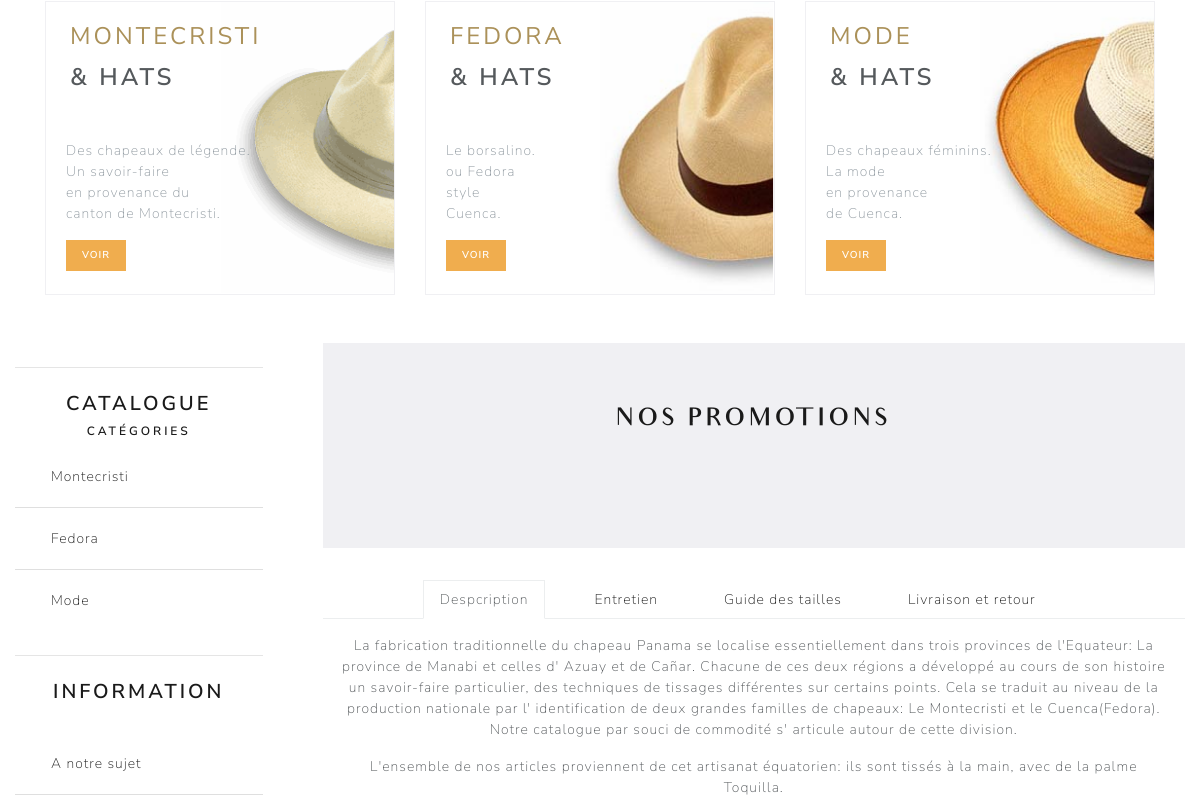
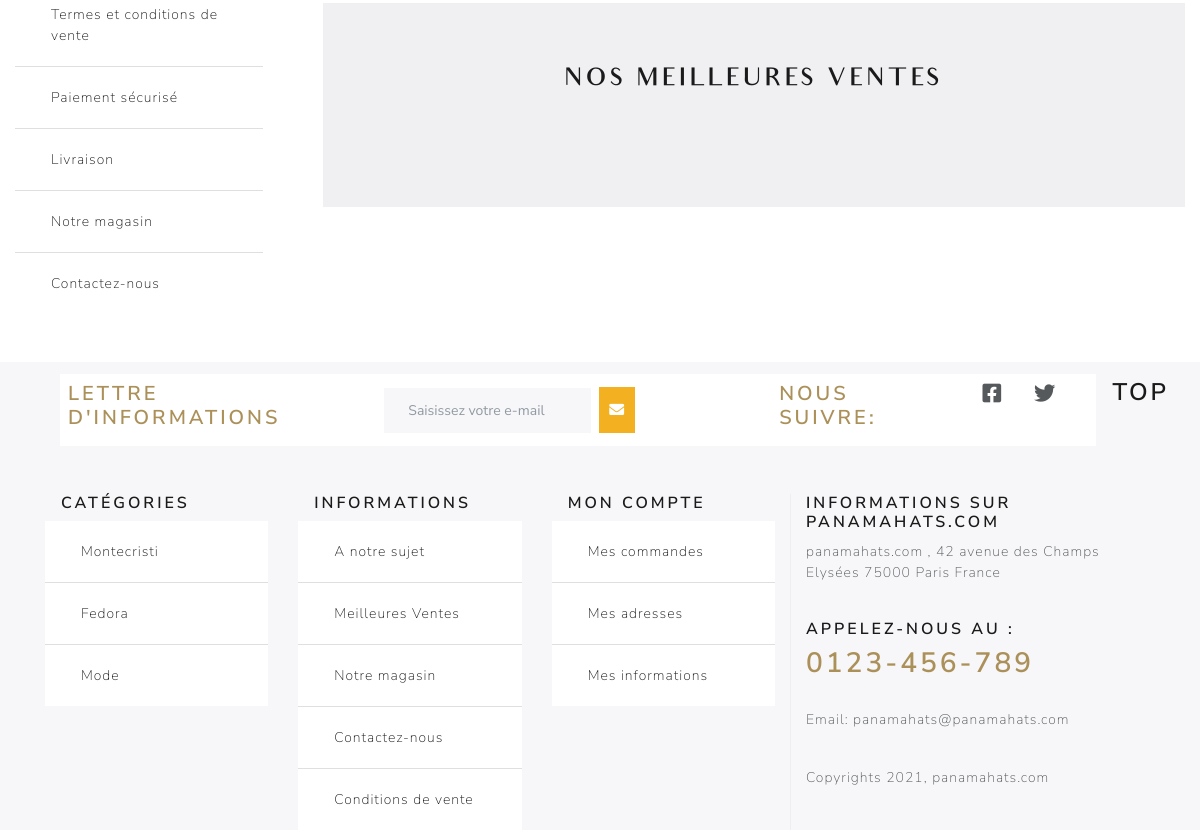
/ (lower part), run on an earlier commit of the app's database (2 pictures, top to bottom).
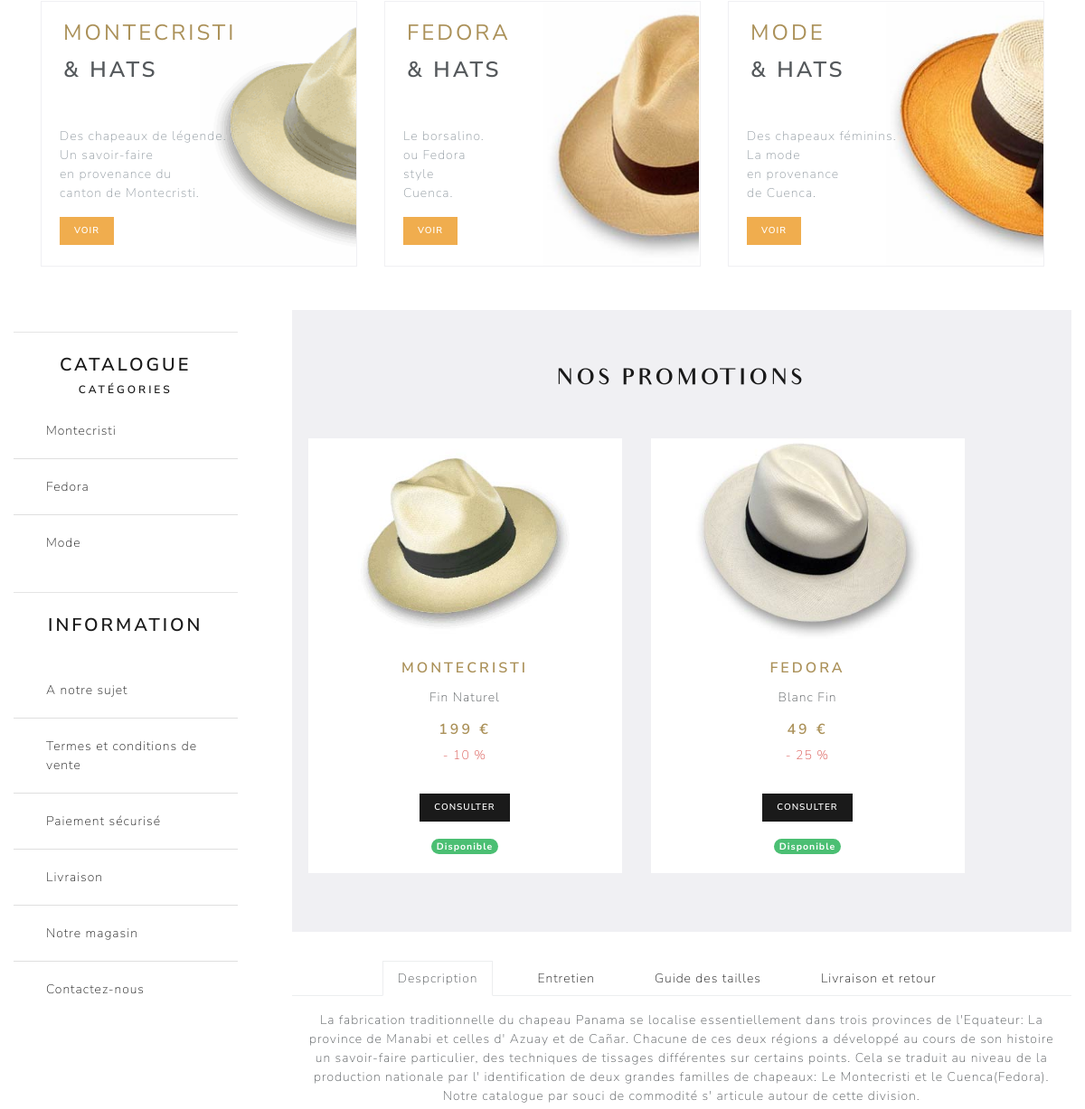
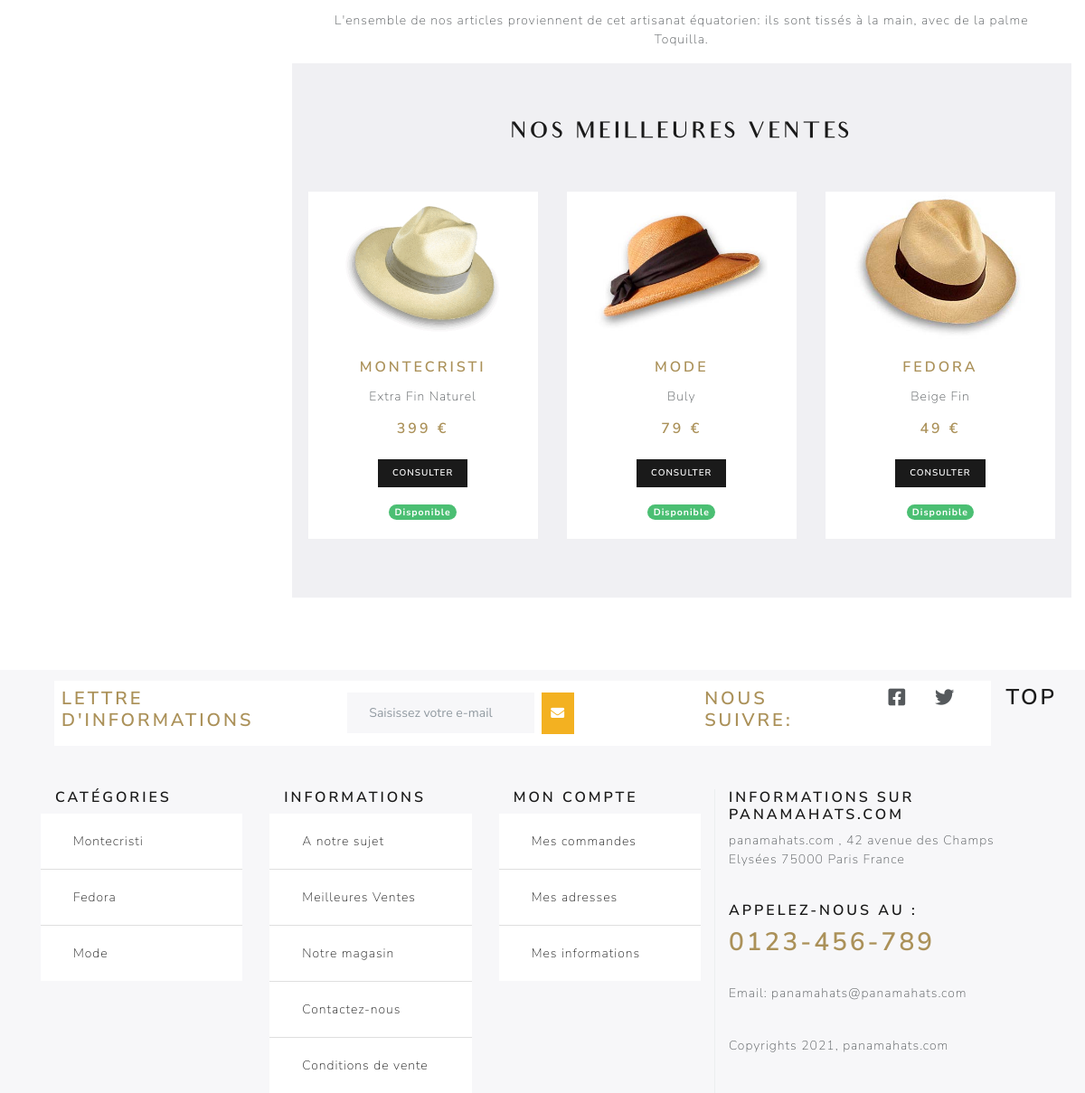
And on a later commit of the database (2 pictures, top to bottom).
### tables this page shows
CREATE TABLE IF NOT EXISTS `article` (
  `id_article` int(11) NOT NULL AUTO_INCREMENT,
  `id_produit` int(10) NOT NULL,
  `id_taille` int(11) NOT NULL,
  `id_couleur` int(10) NOT NULL,
  `date_registre` date NOT NULL,
  `remise` int(10) DEFAULT NULL,
  `quantite` int(10) NOT NULL,
  PRIMARY KEY (`id_article`)
);

CREATE TABLE IF NOT EXISTS `produit` (
  `id_produit` int(11) NOT NULL AUTO_INCREMENT,
  `origine_produit` varchar(50) NOT NULL,
  `categorie_produit` varchar(50) NOT NULL,
  `genre_produit` varchar(50) NOT NULL,
  `nom_produit` varchar(50) NOT NULL,
  `image_produit` varchar(50) NOT NULL,
  `prix_produit` double NOT NULL,
  PRIMARY KEY (`id_produit`)
);

### libraries/Database.php (called while the page is built, shortened)
<?php
    class Database {
        private $dbHost = 'localhost';
        private $dbUser ='root';
        private $dbPass = '';
        private $dbName = 'boutique';
        private $statement;
        private $dbHandler;
        public function __construct() {
            $conn = 'mysql:host=' . $this->dbHost . ';dbname=' . $this->dbName;
            $options = array(
                PDO::ATTR_PERSISTENT => true,
                PDO::ATTR_ERRMODE => PDO::ERRMODE_EXCEPTION
            );
            try {
                $this->dbHandler = new PDO($conn, $this->dbUser, $this->dbPass, $options);
            } catch (PDOException $e) {
                $this->error = $e->getMessage();
                echo $this->error;
            }
        }
        public function query($sql) {
            $this->statement = $this->dbHandler->prepare($sql);
        }
        public function execute() {
            return $this->statement->execute();
        }
        public function resultSet() {
            $this->execute();
            return $this->statement->fetchAll(PDO::FETCH_OBJ);
        }
    }

### models/Page.php (called while the page is built, shortened)
<?php
class Page {
    private $db;
    public function __construct() {
        $this->db = new Database;
    }
    public function promotion(){
        $this->db->query('SELECT id_article, article.id_produit, categorie_produit, nom_produit, image_produit, prix_produit, remise FROM produit JOIN article ON produit.id_produit = article.id_produit  WHERE remise != 0 LIMIT 3');
        $promotion=$this->db->resultSet();
        return $promotion;
    }
    public function meilleureVente(){
        $this->db->query('SELECT detail_commande.id_article, produit.id_produit, categorie_produit, nom_produit, image_produit, prix_produit, quantite_article , SUM(quantite_article) AS total FROM produit JOIN article ON produit.id_produit=article.id_produit JOIN detail_commande ON article.id_article = detail_commande.id_article JOIN commande ON detail_commande.id_commande=commande.id_commande WHERE commande.statut_commande=1 GROUP BY detail_commande.id_article ORDER BY total DESC LIMIT 3');
        $meilleureVente = $this->db->resultSet();
        return $meilleureVente;
    }
}

### views/main/index.php (the view, shortened to what the changed rows need)
<?php
   require (ROOT.'views/includes/head.php');
?>
 <body>
        <div class="row">
            <section class="col-sm-12 col-md-9 my-5 text-center">
                <div class="container">
                    <div class="jumbotron">
                        <div class='row'>
                            <div class="card-deck">
                                <?php
                                foreach($data['promotion'] as $promotion){
                                    echo'
                                <div class="card text-center">
                                    <img class="card-img-top center-block img-responsive d-block mx-auto" src="'. WWW_ROOT.'public/images/hats_big/'.$promotion->image_produit.'" alt="" width="100%">
                                    <div class="card-body">
                                        <h5 class="card-title gold">'.$promotion->categorie_produit.'</h5>
                                        <p class="card-text">'.$promotion->nom_produit.'</p>
                                        <h5 class="gold">'.$promotion->prix_produit.' €</h5>
                                        <p class="text-danger">- '.$promotion->remise.' %</p>
                                        <a href="'.WWW_ROOT.'produits/fichePromotion/'.$promotion->id_produit.'/'.$promotion->id_article.'" class="btn btn-primary btn-sm m-3">Consulter</a><br>
                                        <span class="badge badge-pill badge-success">Disponible</span>
                                    </div>
                                </div>';
                                }
                                ?>
                            </div>
                        </div>
                    </div>
                    <div class="jumbotron">
                        <div class='row'>
                            <div class="card-deck">
                                <?php
                                foreach($data['meilleureVente'] as $meilleureVente){
                                echo'
                                <div class="card" >
                                    <img class="card-img-top img-responsive center-block d-block mx-auto" src="'.WWW_ROOT.'public/images/hats_big/'.$meilleureVente->image_produit.'" alt="" width="100%">
                                    <div class="card-body">
                                        <h5 class="card-title gold">'.$meilleureVente->categorie_produit.'</h5>
                                        <p class="card-text">'.$meilleureVente->nom_produit.'</p>
                                        <h5 class="gold">'.$meilleureVente->prix_produit.' €</h5>
                                        <a href="'.WWW_ROOT.'produits/ficheArticle/'.$meilleureVente->id_produit.'" class="btn btn-primary btn-sm m-3">Consulter</a><br>
                                        <span class="badge badge-pill badge-success">Disponible</span>
                                    </div>
                                </div>';
                                }
                                ?>
                            </div>
                        </div>
                    </div>
                </div>
            </section>
        </div>
        <?php
        require ROOT . '/views/includes/footer.php';
        ?>

What changed in the data, as far as the page shows it:
added article: id_produit.image_produit (picture), id_produit.categorie_produit "MONTECRISTI", id_produit.nom_produit "Fin Naturel", id_produit.prix_produit "199", remise "10"
added article: id_produit.image_produit (picture), id_produit.categorie_produit "FEDORA", id_produit.nom_produit "Blanc Fin", id_produit.prix_produit "49", remise "25"
added produit: image_produit (picture), categorie_produit "MONTECRISTI", nom_produit "Extra Fin Naturel", prix_produit "399"
added produit: image_produit (picture), categorie_produit "MODE", nom_produit "Buly", prix_produit "79"
added produit: image_produit (picture), categorie_produit "FEDORA", nom_produit "Beige Fin", prix_produit "49"
